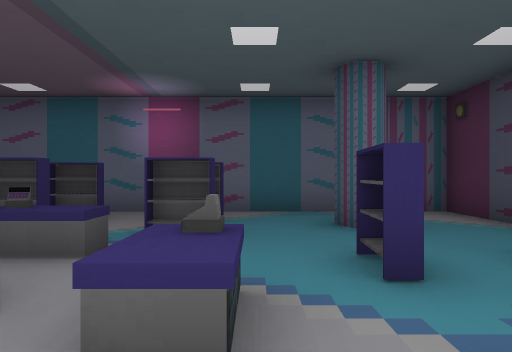
view 1 (above)

13 first-person views from a walk through a Unity game level. The camera is 1.4 m above the floor, looks level and sees 70° across. Doors are open. The floor is counted in squares, 2 m on a side. Each view is taken from the middle of a square. On the plan, view 1 faces up. The plan holds only what a view shows up to about 11 squares ahead; the rest is blank. The player is left out.

view 2
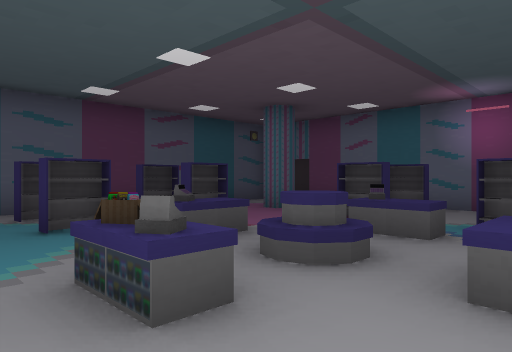

view 3
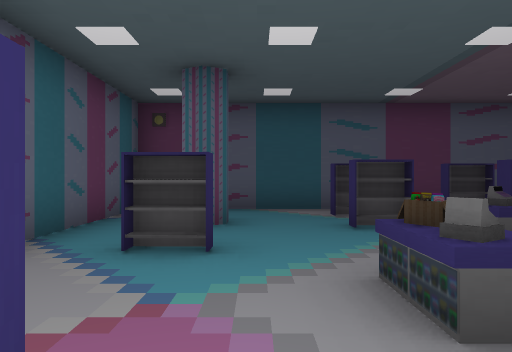

view 4
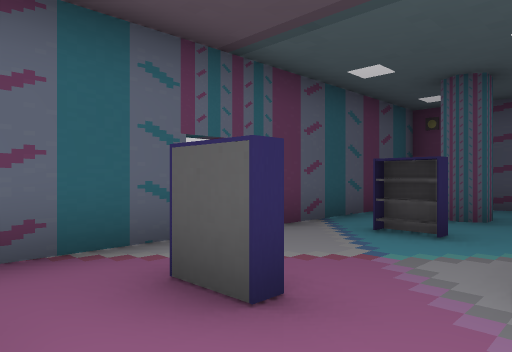

view 5
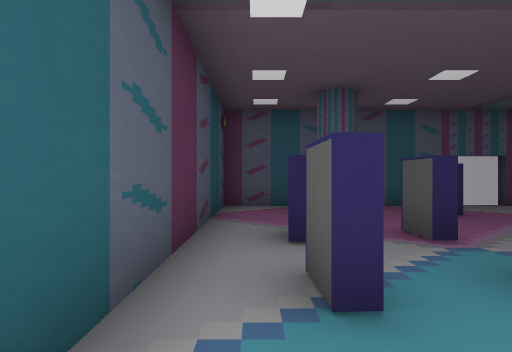

view 6
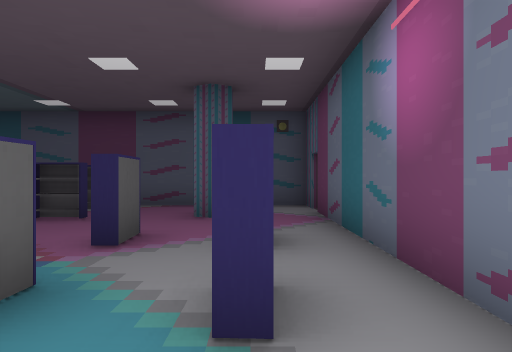

view 7
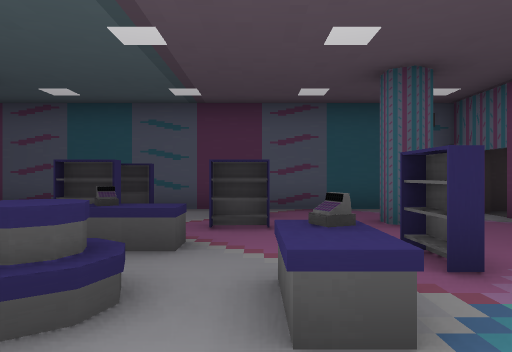

view 8
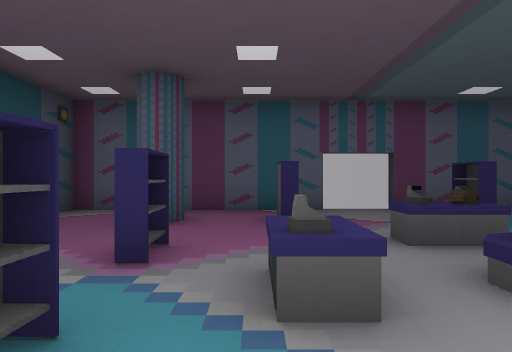

view 9
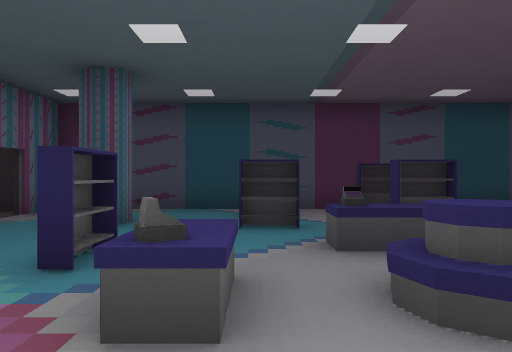

view 10
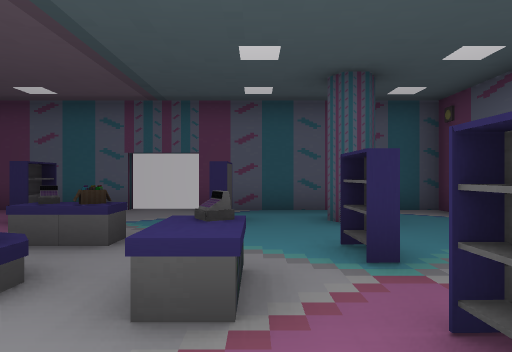

view 11
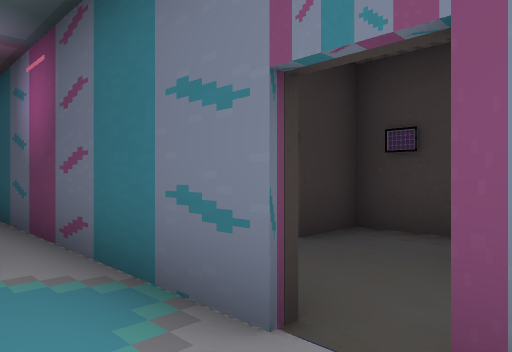

view 12
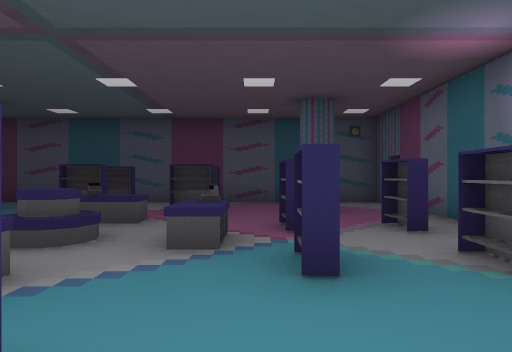

view 13
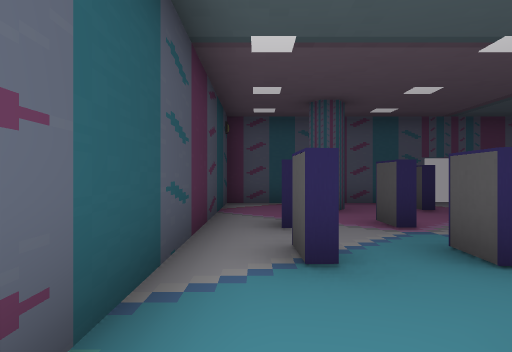

### Floor plan
Points are (right, up) in squares from view 1. A wall is a line through its corners. A room is listed if a view was taken in it or the views show most of it. See-through windows are left out.
Room 1 (views 1, 2, 3, 4, 5, 6, 7, 8, 9, 10, 11, 12, 13)
walls: (1.1, -1.8) (1.3, -1.4); (-5.8, -1.4) (-5.3, -1.4) (-5.1, -1.8); (-1.4, -3.5) (3.7, -3.5) (3.7, 7.2) (2.6, 7.2); (-2.9, -3.8) (-1.4, -3.8); (2, 7.2) (-6.1, 7.2); (-6.9, 7.2) (-7.7, 7.2) (-7.7, -3.5) (-2.8, -3.5)
ways out: open door at (-6.5, 7); open door at (-2, -3); open door at (2.5, 7)
objects: shelf (-7, 1); shelf (-7, 3); shelf (-5, 1); shelf (-5, 3); shelf (-4, -2); other object (-4, 1); other object (-4, 2); shelf (-3, 5); shelf (-3, 6); other object (-2, 0); other object (-2, 2); other object (-2, 3); shelf (-1, 5); shelf (-1, 6); shelf (0, -2); other object (0, 2); shelf (1, 1); shelf (1, 3); shelf (3, 1); shelf (3, 3)

Positions as (right, up) in squares from view 1, and headings:
1: (0, 0), facing up
2: (0, -1), facing up-left
3: (0, -1), facing left
4: (1, 0), facing down-left
5: (3, 5), facing down
6: (1, 6), facing left
7: (0, 3), facing left
8: (0, 4), facing down
9: (-4, 3), facing right
10: (-4, 4), facing down
11: (3, 6), facing up-left
12: (2, 4), facing left
13: (3, 6), facing down
